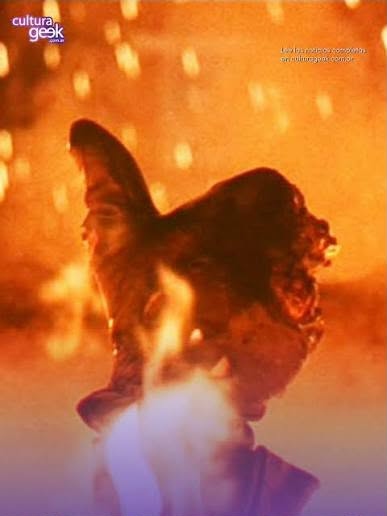
#> input picture 00-install/build_sources/bandera_original.jpg, 387 x 516 px
$ python dctsteg.py --input ../00-install/build_sources/bandera_original.jpg --file ../00-install/build_sources/bandera_original.jpg --output out.png
#> lines starting #> are read from the running program, lines starting #| are printed output that depends on the picture
#!/usr/bin/env python3
"""
dctsteg.py — Herramienta propia de esteganografía DCT-LSB (variante JSteg).

La Resistencia desarrolló este script para esconder/recuperar mensajes
dentro de imágenes JPEG sin alterar su aspecto. Funciona a nivel de los
coeficientes cuantizados de la transformada de coseno discreta (DCT):

  1) Se codifica la imagen como JPEG baseline (4:4:4, calidad ~92).
  2) Por cada bloque 8x8 se obtienen sus coeficientes AC cuantizados.
  3) Se modifica el bit menos significativo (LSB) únicamente de los
     coeficientes AC cuyo valor NO es 0 ni +-1 (los deltas de color de
     baja amplitud; alterarlos cambiaria visiblesmente la imagen).
  4) El receptor recorre los mismos coeficientes y reconstruye el payload.

Uso (constructor / Red Team):
    python3 dctsteg.py -e -i imagen.jpg -f mensaje.txt -o imagen_stego.jpg
    python3 dctsteg.py -x -i imagen_stego.jpg -o mensaje_recuperado.txt
"""

import sys
import struct
import argparse
from array import array

import numpy as np

# ---------------------------------------------------------------------------
# Tablas JPEG estándar de cuantización (Anexo K del estándar)
# ---------------------------------------------------------------------------
LUMA_Q = np.array([
    16, 11, 10, 16, 24, 40, 51, 61,
    12, 12, 14, 19, 26, 58, 60, 55,
    14, 13, 16, 24, 40, 57, 69, 56,
    14, 17, 22, 29, 51, 87, 80, 62,
    18, 22, 37, 56, 68, 109, 103, 77,
    24, 35, 55, 64, 81, 104, 113, 92,
    49, 64, 78, 87, 103, 121, 120, 101,
    72, 92, 95, 98, 112, 100, 103, 99,
], dtype=np.float64).reshape(8, 8)

CHROMA_Q = np.array([
    17, 18, 24, 47, 99, 99, 99, 99,
    18, 21, 26, 66, 99, 99, 99, 99,
    24, 26, 56, 99, 99, 99, 99, 99,
    47, 66, 99, 99, 99, 99, 99, 99,
    99, 99, 99, 99, 99, 99, 99, 99,
    99, 99, 99, 99, 99, 99, 99, 99,
    99, 99, 99, 99, 99, 99, 99, 99,
    99, 99, 99, 99, 99, 99, 99, 99,
], dtype=np.float64).reshape(8, 8)

ZIGZAG = np.array([
    0, 1, 8, 16, 9, 2, 3, 10,
    17, 24, 32, 25, 18, 11, 4, 5,
    12, 19, 26, 33, 40, 48, 41, 34,
    27, 20, 13, 6, 7, 14, 21, 28,
    35, 42, 49, 56, 57, 50, 43, 36,
    29, 22, 15, 23, 30, 37, 44, 51,
    58, 59, 52, 45, 38, 31, 39, 46,
    53, 60, 61, 54, 47, 55, 62, 63,
], dtype=np.int32)

# ---------------------------------------------------------------------------
# Tablas Huffman estándar JPEG (Anexo K.1): máx. 16 bits, siempre completas.
# ---------------------------------------------------------------------------
DC_LUMA_LEN = [0, 1, 5, 1, 1, 1, 1, 1, 1, 0, 0, 0, 0, 0, 0, 0]
DC_LUMA_SYM = [0, 1, 2, 3, 4, 5, 6, 7, 8, 9, 10, 11]

DC_CHROMA_LEN = [0, 3, 1, 1, 1, 1, 1, 1, 1, 1, 1, 0, 0, 0, 0, 0]
DC_CHROMA_SYM = [0, 1, 2, 3, 4, 5, 6, 7, 8, 9, 10, 11]


def _full_ac_symbols():
    """Conjunto completo de 162 símbolos AC del estándar JPEG.

    El estándar (Anexo K.1) define la longitud de código de los 162
    símbolos posibles del flujo AC. Ordenamos EOB(0x00) y ZRL(0xF0)
    primero para darles las longitudes mas cortas (son los mas frecuentes).
    """
    syms = [0x00, 0xF0]
    for run in range(16):
        for cat in range(1, 11):
            s = (run << 4) | cat
            if s not in syms:
                syms.append(s)
    assert len(syms) == 162
    return syms


# Distribución de longitudes estándar (Anexo K.1): 162 códigos, máx 16 bits.
AC_LUMA_LEN = [0, 2, 1, 3, 3, 2, 4, 3, 5, 5, 4, 4, 0, 0, 1, 125]
AC_CHROMA_LEN = [0, 2, 1, 2, 4, 4, 3, 4, 7, 5, 4, 4, 0, 1, 2, 119]

AC_LUMA_SYM = _full_ac_symbols()
AC_CHROMA_SYM = _full_ac_symbols()


def canonical_codes(lengths, symbols):
    """Construye (símbolo -> (código, longitud)) desde el formato DHT."""
    lookup = {}
    code = 0
    idx = 0
    for i in range(16):
        code <<= 1
        for _ in range(lengths[i]):
            if idx >= len(symbols):
                break
            lookup[symbols[idx]] = (code, i + 1)
            code += 1
            idx += 1
    return lookup


DC_LUMA_TBL = canonical_codes(DC_LUMA_LEN, DC_LUMA_SYM)
DC_CHROMA_TBL = canonical_codes(DC_CHROMA_LEN, DC_CHROMA_SYM)
AC_LUMA_TBL = canonical_codes(AC_LUMA_LEN, AC_LUMA_SYM)
AC_CHROMA_TBL = canonical_codes(AC_CHROMA_LEN, AC_CHROMA_SYM)


# [13 lines left out: function build_qt, not called in this run]


# ---------------------------------------------------------------------------
# DCT / IDCT  (normalización acorde al estándar JPEG: C(0)=1/sqrt(2))
# ---------------------------------------------------------------------------
def _dct_basis():
    """Matrices de base de la DCT-II 8x8 precalculadas (para velocidad)."""
    C = np.zeros((8, 8), dtype=np.float64)
    for k in range(8):
        for n in range(8):
            c = 1.0 / np.sqrt(2) if k == 0 else 1.0
            C[k, n] = c * np.cos((2 * n + 1) * k * np.pi / 16)
    return 0.5 * C


_DCT_C = _dct_basis()


def fdct8(block):
    """DCT-2D de un bloque 8x8 (float): D = C * X * C^T."""
    return _DCT_C @ block @ _DCT_C.T


def idct8(coef):
    """IDCT-2D: X = C^T * D * C."""
    return _DCT_C.T @ coef @ _DCT_C


# ---------------------------------------------------------------------------
# Codificación / decodificación Huffman (canónica) construida dinámicamente
# ---------------------------------------------------------------------------
# [75 lines left out: functions huffman_from_freq, build_huff_tables, emit_bits, bits_to_bytes, not called in this run]


class BitReader:
    # [40 lines left out: functions __init__, next_byte, read_bit, read_bits, not called in this run]

    def skip_to_byte(self):
        self.bitcnt = 0


def build_decode_table(codes_bylen, symbols_byval):
    """No usada: mantenida como referencia. Ver decode_tables()."""
    return None


# ---------------------------------------------------------------------------
# Emisión del archivo JPEG
# ---------------------------------------------------------------------------
# [388 lines left out: functions write_jpeg_4_4_4, read_jpeg, decode_tables, decode_huff_bit, extract_from_jpeg, not called in this run]


# ---------------------------------------------------------------------------
# Conversión RGB -> YCbCr y viceversa (rango de color JPEG)
# ---------------------------------------------------------------------------
def rgb_to_ycc(rgb):
    r = rgb[:, :, 0].astype(np.float64)
    g = rgb[:, :, 1].astype(np.float64)
    b = rgb[:, :, 2].astype(np.float64)
    y = 0.299 * r + 0.587 * g + 0.114 * b
    cb = 128 - 0.168736 * r - 0.331264 * g + 0.5 * b
    cr = 128 + 0.5 * r - 0.418688 * g - 0.081312 * b
    return y, cb, cr


# [9 lines left out: function ycc_to_rgb, not called in this run]


def main(argv=None):
    ap = argparse.ArgumentParser(description='Esteganografía DCT-LSB (JSteg)')
    ap.add_argument('-e', '--embed', action='store_true', help='ocultar archivo')
    ap.add_argument('-x', '--extract', action='store_true', help='recuperar archivo')
    ap.add_argument('-i', '--input', required=True, help='imagen JPEG de entrada')
    ap.add_argument('-f', '--file', help='archivo a ocultar (embed)')
    ap.add_argument('-o', '--output', required=True, help='archivo de salida')
    ap.add_argument('-q', '--quality', type=int, default=92)
    args = ap.parse_args(argv)

    from PIL import Image
    im = Image.open(args.input).convert('RGB')
#> im is the input picture: PIL image 387x516 RGB; mean R, G, B 192.6, 105.8, 54
    w, h = im.size
#> w = 387; h = 516
    # recortar a múltiplo de 8
    nw, nh = (w // 8) * 8, (h // 8) * 8
#> nw = 384; nh = 512
    if nw != w or nh != h:
        im = im.crop((0, 0, nw, nh))
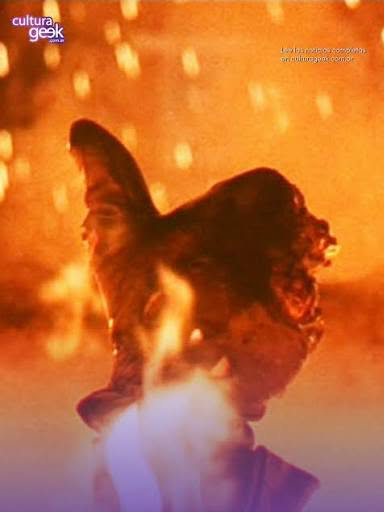
#> im: PIL image 384x512 RGB; mean R, G, B 193, 105.8, 53.2
    rgb = np.array(im, dtype=np.uint8)
    y, cb, cr = rgb_to_ycc(rgb)
#> in rgb_to_ycc, `r = rgb[:, :, 0].astype(np.float64)`:
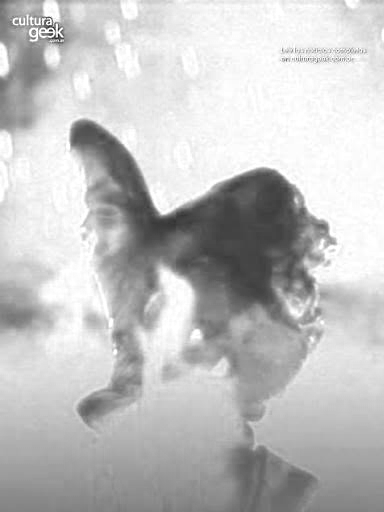
#> r: shape (512, 384) float64; min 25, max 255, mean 193
#> in rgb_to_ycc, `g = rgb[:, :, 1].astype(np.float64)`:
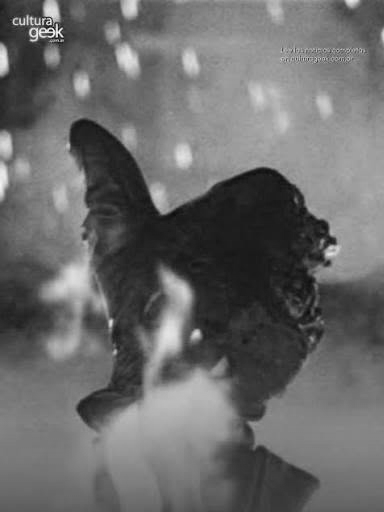
#> g: shape (512, 384) float64; min 4, max 247, mean 105.8
#> in rgb_to_ycc, `b = rgb[:, :, 2].astype(np.float64)`:
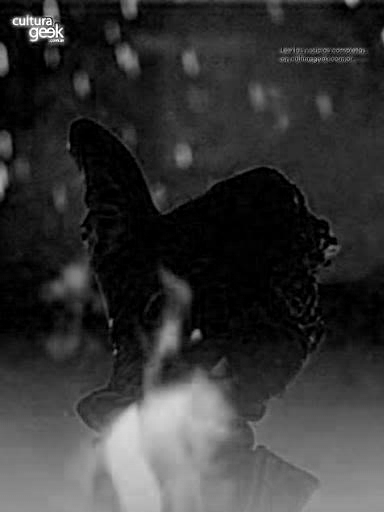
#> b: shape (512, 384) float64; min 0, max 255, mean 53.2
#> in rgb_to_ycc, `y = 0.299 * r + 0.587 * g + 0.114 * b`:
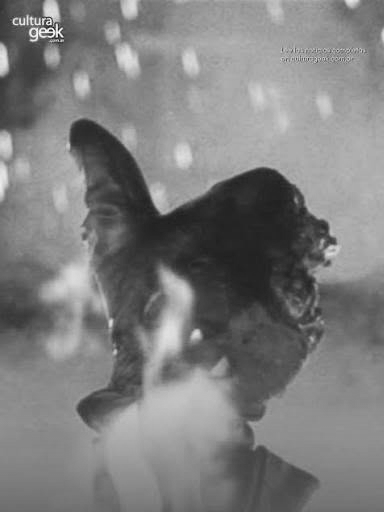
#> y: shape (512, 384) float64; min 15.33, max 250.3, mean 125.9
#> in rgb_to_ycc, `cb = 128 - 0.168736 * r - 0.331264 * g + 0.5 * b`:
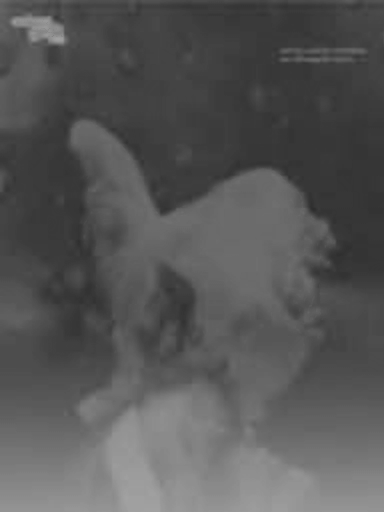
#> cb: shape (512, 384) float64; min 45, max 162.9, mean 87
#> in rgb_to_ycc, `cr = 128 + 0.5 * r - 0.418688 * g - 0.081312 * b`:
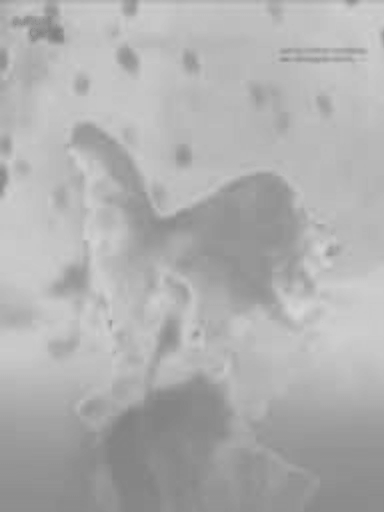
#> cr: shape (512, 384) float64; min 128.6, max 215.2, mean 175.9

    if args.embed:
        payload = open(args.file, 'rb').read()
        n = write_jpeg_4_4_4(args.output, (y, cb, cr), None, None, payload,
                             args.quality)
        print('[+] Ocultados %d bytes en %s' % (n, args.output))
    elif args.extract:
        payload = extract_from_jpeg(args.input, verbose=True)
        with open(args.output, 'wb') as f:
            f.write(payload)
        print('[+] Mensaje recuperado (%d bytes) -> %s' % (len(payload), args.output))
        try:
            txt = payload.decode('utf-8')
            print('    Contenido:')
            print('    ' + txt.replace('\n', '\n    '))
        except UnicodeDecodeError:
            pass
    else:
#> (the run stopped early here; a loop or call above may not have finished)
